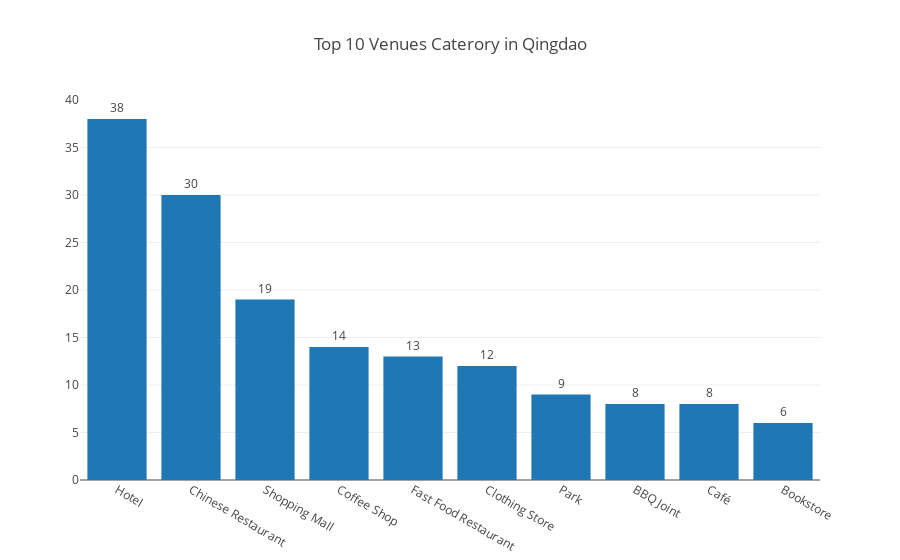

Write notebook code for a chart like this one.
### Code cell
plotly.offline.iplot({
    'data':[go.Bar(x=qingdao_venues_group.head(10)['Category'],y=qingdao_venues_group.head(10)['Count'],text=qingdao_venues_group.head(10)['Count'],textposition='outside')],
    'layout':go.Layout(title='Top 10 Venues Caterory in Qingdao')
})

### Figure 1 — Plotly figure (JSON) as saved in the notebook; plotly's stock layout.template omitted (floating-point values rounded to 4 significant figures)
{"data": [{"text": [38, 30, 19, 14, 13, 12, 9, 8, 8, 6], "textposition": "outside", "type": "bar", "uid": "3c47a511-7907-4d1f-84bd-0c1122f2079b", "x": ["Hotel", "Chinese Restaurant", "Shopping Mall", "Coffee Shop", "Fast Food Restaurant", "Clothing Store", "Park", "BBQ Joint", "Café", "Bookstore"], "y": [38, 30, 19, 14, 13, 12, 9, 8, 8, 6]}], "layout": {"title": {"text": "Top 10 Venues Caterory in Qingdao"}}}
